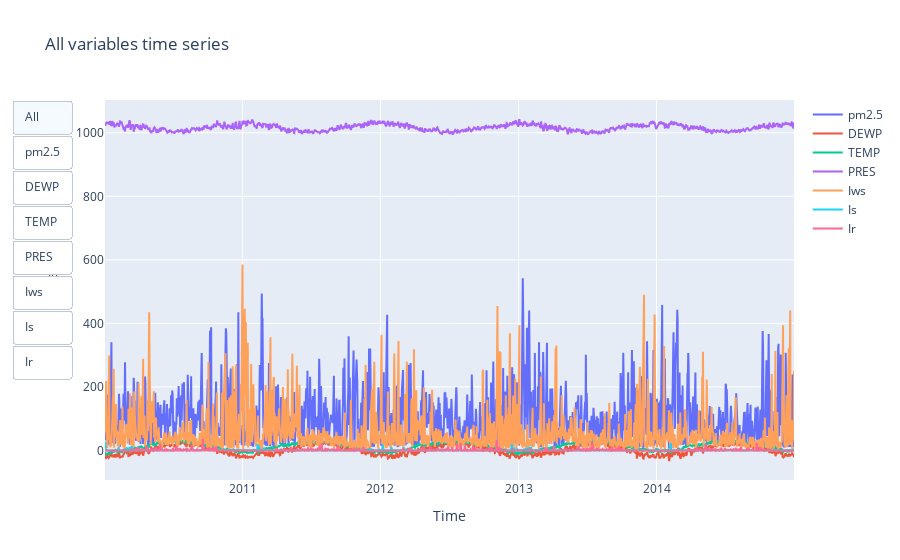

The cell this chart's notebook holds for it:
### Markdown cell above
Variables like DEWP, TEMP and PRES do appear to show seasonality each year which makes sense given they are all weather related so they will repeat as the seasons do

### Code cell
# Analyzing all variables time series
def allTimeSeries(df_daily):
      # Create a plot with multiple traces
      fig = go.Figure()

      # Add traces
      for col in df_daily.columns.tolist():
            fig.add_trace(go.Scatter(x=df_daily.index, y=df_daily[col], name=col))

      # Update the layout with the title and axis labels
      fig.update_layout(title='All variables time series', xaxis_title='Time', yaxis_title='Value')

      # Create a dropdown menu to select which traces to show

      buttons=[dict(label='All',
                  method='update',
                  args=[{'visible': [True] * 5},
                        {'title': 'Time series', 'yaxis_title': 'Value'}])]

      for name, i in zip(df_daily.select_dtypes(include=['int64','float64']).columns.tolist(), range(7)):
            mask = [False] * 7
            mask[i] = True
            buttons.append(dict(label=name,
                              method='update',
                              args=[{'visible': mask},
                                    {'title': f'{name} Time series', 'yaxis_title': 'Value'}]))

            fig.update_layout(updatemenus=[dict(type='buttons', direction='down', showactive=True, buttons=buttons)])


      # Show the plot
      fig.show()

allTimeSeries(df_daily)

### Figure 1 — Plotly figure (JSON) as saved in the notebook; plotly's stock layout.template omitted (floating-point values rounded to 4 significant figures; data arrays with more than 128 entries replaced by an {"elided": "..."} marker saying what was removed)
{"data": [{"name": "pm2.5", "type": "scatter", "x": {"elided": "1825 str values"}, "y": {"elided": "1825 float values"}}, {"name": "DEWP", "type": "scatter", "x": {"elided": "1825 str values"}, "y": {"elided": "1825 float values"}}, {"name": "TEMP", "type": "scatter", "x": {"elided": "1825 str values"}, "y": {"elided": "1825 float values"}}, {"name": "PRES", "type": "scatter", "x": {"elided": "1825 str values"}, "y": {"elided": "1825 float values"}}, {"name": "Iws", "type": "scatter", "x": {"elided": "1825 str values"}, "y": {"elided": "1825 float values"}}, {"name": "Is", "type": "scatter", "x": {"elided": "1825 str values"}, "y": {"elided": "1825 int values"}}, {"name": "Ir", "type": "scatter", "x": {"elided": "1825 str values"}, "y": {"elided": "1825 int values"}}], "layout": {"title": {"text": "All variables time series"}, "updatemenus": [{"buttons": [{"args": [{"visible": [true, true, true, true, true]}, {"title": "Time series", "yaxis_title": "Value"}], "label": "All", "method": "update"}, {"args": [{"visible": [true, false, false, false, false, false, false]}, {"title": "pm2.5 Time series", "yaxis_title": "Value"}], "label": "pm2.5", "method": "update"}, {"args": [{"visible": [false, true, false, false, false, false, false]}, {"title": "DEWP Time series", "yaxis_title": "Value"}], "label": "DEWP", "method": "update"}, {"args": [{"visible": [false, false, true, false, false, false, false]}, {"title": "TEMP Time series", "yaxis_title": "Value"}], "label": "TEMP", "method": "update"}, {"args": [{"visible": [false, false, false, true, false, false, false]}, {"title": "PRES Time series", "yaxis_title": "Value"}], "label": "PRES", "method": "update"}, {"args": [{"visible": [false, false, false, false, true, false, false]}, {"title": "Iws Time series", "yaxis_title": "Value"}], "label": "Iws", "method": "update"}, {"args": [{"visible": [false, false, false, false, false, true, false]}, {"title": "Is Time series", "yaxis_title": "Value"}], "label": "Is", "method": "update"}, {"args": [{"visible": [false, false, false, false, false, false, true]}, {"title": "Ir Time series", "yaxis_title": "Value"}], "label": "Ir", "method": "update"}], "direction": "down", "showactive": true, "type": "buttons"}], "xaxis": {"title": {"text": "Time"}}, "yaxis": {"title": {"text": "Value"}}}}
